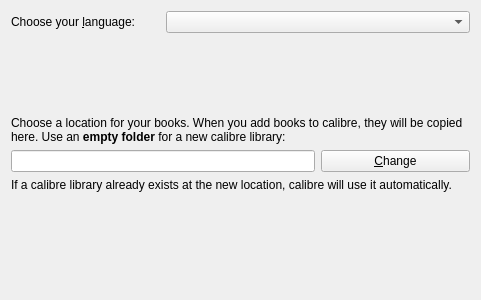
<?xml version="1.0" encoding="UTF-8"?>
<ui version="4.0">
 <class>WizardPage</class>
 <widget class="QWizardPage" name="WizardPage">
  <property name="geometry">
   <rect>
    <x>0</x>
    <y>0</y>
    <width>481</width>
    <height>300</height>
   </rect>
  </property>
  <property name="windowTitle">
   <string>WizardPage</string>
  </property>
  <property name="title">
   <string>Welcome to calibre</string>
  </property>
  <property name="subTitle">
   <string>The one stop solution to all your e-book needs.</string>
  </property>
  <layout class="QGridLayout" name="gridLayout">
   <item row="0" column="0">
    <widget class="QLabel" name="label_3">
     <property name="text">
      <string>Choose your &amp;language:</string>
     </property>
     <property name="buddy">
      <cstring>language</cstring>
     </property>
    </widget>
   </item>
   <item row="1" column="0">
    <spacer name="verticalSpacer">
     <property name="orientation">
      <enum>Qt::Vertical</enum>
     </property>
     <property name="sizeHint" stdset="0">
      <size>
       <width>20</width>
       <height>40</height>
      </size>
     </property>
    </spacer>
   </item>
   <item row="3" column="2">
    <widget class="QPushButton" name="button_change">
     <property name="text">
      <string>&amp;Change</string>
     </property>
    </widget>
   </item>
   <item row="4" column="0" colspan="3">
    <widget class="QLabel" name="libloc_label2">
     <property name="text">
      <string>If a calibre library already exists at the new location, calibre will use it automatically.</string>
     </property>
     <property name="wordWrap">
      <bool>true</bool>
     </property>
    </widget>
   </item>
   <item row="3" column="0" colspan="2">
    <widget class="QLineEdit" name="location">
     <property name="readOnly">
      <bool>true</bool>
     </property>
    </widget>
   </item>
   <item row="5" column="0">
    <spacer name="verticalSpacer_2">
     <property name="orientation">
      <enum>Qt::Vertical</enum>
     </property>
     <property name="sizeHint" stdset="0">
      <size>
       <width>20</width>
       <height>40</height>
      </size>
     </property>
    </spacer>
   </item>
   <item row="0" column="1" colspan="2">
    <widget class="QComboBox" name="language"/>
   </item>
   <item row="2" column="0" colspan="3">
    <widget class="QLabel" name="libloc_label1">
     <property name="text">
      <string>&lt;p&gt;Choose a location for your books. When you add books to calibre, they will be copied here. Use an &lt;b&gt;empty folder&lt;/b&gt; for a new calibre library:</string>
     </property>
     <property name="wordWrap">
      <bool>true</bool>
     </property>
    </widget>
   </item>
   <item row="6" column="0" colspan="3">
    <widget class="QLabel" name="move_lib_label">
     <property name="text">
      <string/>
     </property>
     <property name="textFormat">
      <enum>Qt::RichText</enum>
     </property>
     <property name="wordWrap">
      <bool>true</bool>
     </property>
     <property name="openExternalLinks">
      <bool>true</bool>
     </property>
    </widget>
   </item>
  </layout>
 </widget>
 <resources/>
 <connections/>
</ui>
